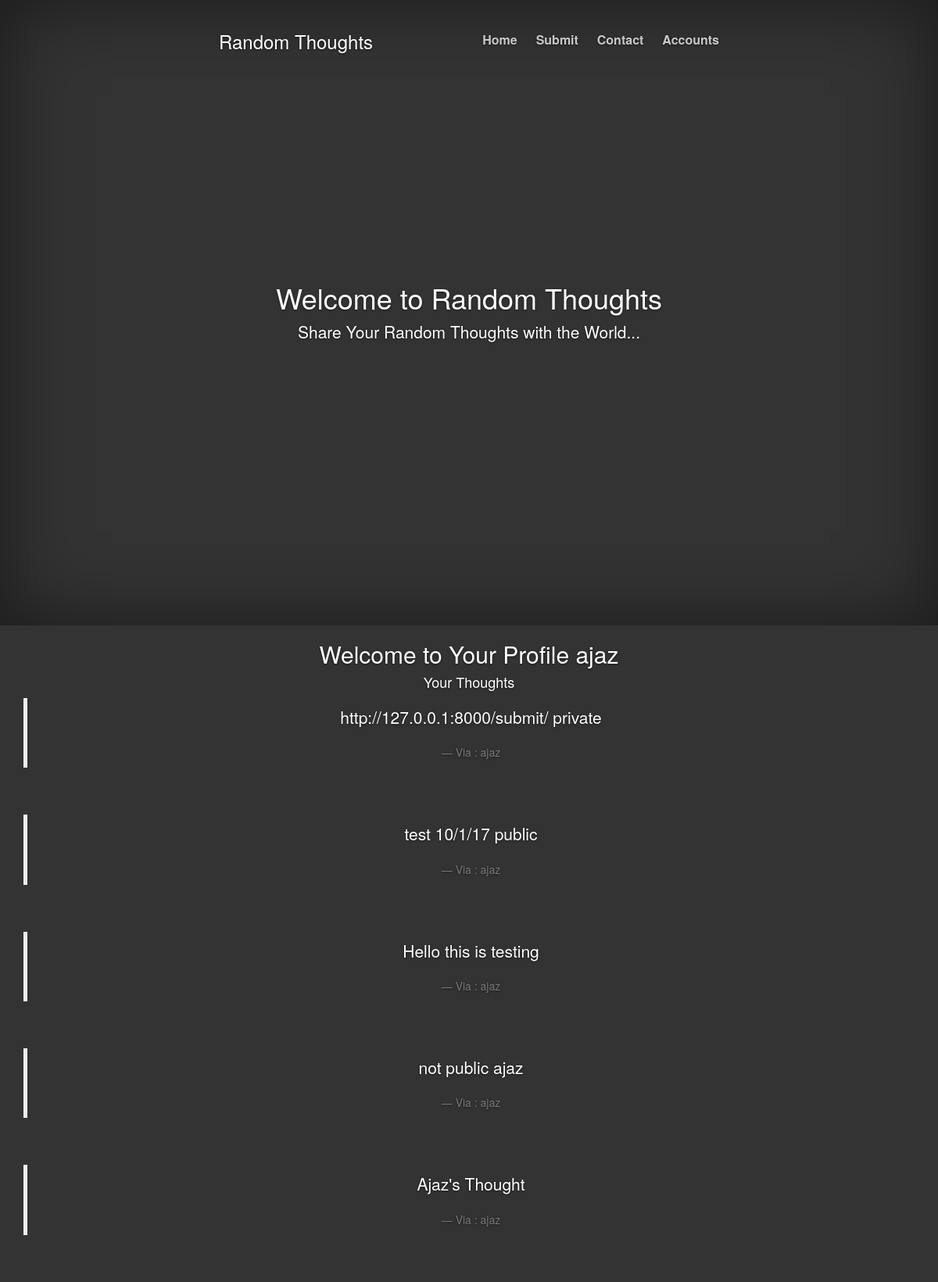
The app's page /account/ajaz (signed in) with its own data.
### rt/models.py (models this page shows)
class RT(models.Model):
	user= models.ForeignKey(User)
	thought=models.CharField(max_length=300)
	created=models.DateTimeField(auto_now_add=True)
	updated=models.DateTimeField(auto_now=True)
	public=models.BooleanField()
	def __str__(self):
		return self.thought

### rt/views.py (the view)
# urls.py: url(r'account/(?P<user__username>[\w.@+-]+)$',views.userView),
def userView(request,user__username):
	instance=get_object_or_404(RegistrationProfile,user__username=user__username)
	if str(request.user)==str(user__username):
		username=user__username
		qs=RT.objects.all().order_by('-id').filter(user__username=user__username)
		context={'instance':instance,'qs':qs,'username':user__username}
	else:
		username=user__username
		qs=	RT.objects.all().order_by('-id').filter(user__username=user__username,public__exact=True)
		context={'instance':instance,'qs':qs,'username':user__username}
	return render(request,'user.html',context)

### templates/user.html (shortened to what this page needs)
{% extends 'base.html' %}
{% block content %}
	{% ifequal request.user.username username %}
	<h2>Welcome to Your Profile {{username}}</h2>
	<h4>Your Thoughts</h4>
	<div class="container">
        {% for x in qs %}
        <blockquote >
          <p class="lead">{{x}}</p>
          <footer>Via : {{x.user}}</footer>
        </blockquote>
        <br>
                <br>
        {% endfor %}
    </div>
	{% endifequal %}
{% endblock %}

### static_in_prod/our_statics/css/cover.css (style rules this page uses)
html, body { height: 100%; background-color: #333; }
body { color: #fff; text-align: center; text-shadow: 0 1px 3px rgba(0,0,0,.5); }

### records on screen
RT: thought "http://127.0.0.1:8000/submit/ private", user "ajaz"
RT: thought "test 10/1/17 public", user "ajaz"
RT: thought "Hello this is testing", user "ajaz"
RT: thought "not public ajaz", user "ajaz"
RT: thought "Ajaz's Thought", user "ajaz"

### other values on screen
{{ username }} "ajaz"
